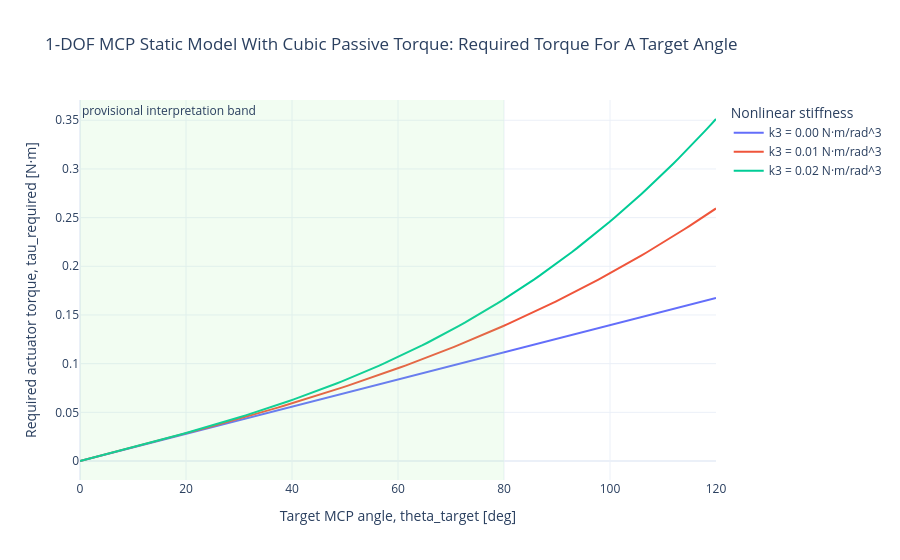

This figure's notebook cell:
### Markdown cell above
## Inverse View

This plot is usually the easiest one to interpret first.

As `k_3` increases, the torque needed to hold larger angles increases faster than linearly.

### Code cell
fig = go.Figure()

for k3 in k3_values:
    label = f"k3 = {k3:.2f} N·m/rad^3"
    fig.add_trace(
        go.Scatter(
            x=theta_target_deg,
            y=tau_required_by_k3[k3],
            mode="lines",
            name=label,
            hovertemplate="theta_target = %{x:.1f} deg<br>tau_required = %{y:.3f} N·m<br>%{fullData.name}<extra></extra>",
        )
    )

fig.add_vrect(
    x0=mcp_interpretation_window_deg[0],
    x1=mcp_interpretation_window_deg[1],
    fillcolor="lightgreen",
    opacity=0.12,
    line_width=0,
    annotation_text="provisional interpretation band",
    annotation_position="top left",
)

fig.update_layout(
    title="1-DOF MCP Static Model With Cubic Passive Torque: Required Torque For A Target Angle",
    xaxis_title="Target MCP angle, theta_target [deg]",
    yaxis_title="Required actuator torque, tau_required [N·m]",
    legend_title_text="Nonlinear stiffness",
    template="plotly_white",
)

fig.update_xaxes(showgrid=True, range=list(angle_plot_range_deg))
fig.update_yaxes(showgrid=True)
fig.show()
